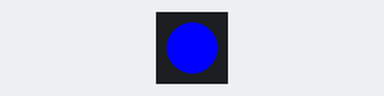
The sketch below on a simulated Arduino Uno, built with avr-gcc and run on an emulated ATmega328P. Shown: 1 RGB LEDs in strip order, left to right. What the sketch prints to the serial monitor is not drawn.

Above: at 3.0 s.
At 7.5 s:
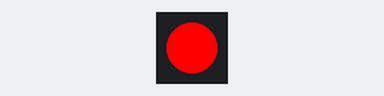
At 12.0 s:
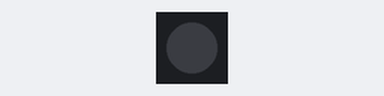
Timing chart, 0 to 15.6 s (numbered marks = the images above):
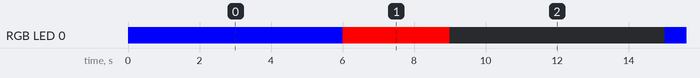

Measured:
- by itself, RGB LED 0: repeats every 12.0 s: RGB(255, 0, 0) 3.0 s, off 6.0 s, RGB(0, 0, 255) 3.0 s
- by itself, everything shown: repeats every 12.0 s, in 3 steps

The sketch:

swerveneopixel.ino
```cpp
#include <Adafruit_NeoPixel.h>

#define PIN 6

#define RED strip.Color(255,0,0)
#define GREEN strip.Color(0,255,0)
#define BLUE strip.Color(0,0,255)
#define OFF strip.Color(0,0,0)
#define BLANKS 39
#define SIDELEN 40

#define STRIPLEN 1

// Parameter 1 = number of pixels in strip
// Parameter 2 = pin number (most are valid)
// Parameter 3 = pixel type flags, add together as needed:
//   NEO_KHZ800  800 KHz bitstream (most NeoPixel products w/WS2812 LEDs)
//   NEO_KHZ400  400 KHz (classic 'v1' (not v2) FLORA pixels, WS2811 drivers)
//   NEO_GRB     Pixels are wired for GRB bitstream (most NeoPixel products)
//   NEO_RGB     Pixels are wired for RGB bitstream (v1 FLORA pixels, not v2)
Adafruit_NeoPixel strip = Adafruit_NeoPixel(STRIPLEN, PIN, NEO_GRB + NEO_KHZ800);


void setup() {
  strip.begin();
  Serial.begin(9600);           // start serial for output
  Serial.print("setup\n\r");
  strip.setPixelColor(0, BLUE);
  strip.show(); // Initialize all pixels to 'off'
}

void loop() {
  // Some example procedures showing how to display to the pixels:
  //colorWipe(strip.Color(255, 0, 0), 50); // Red
  //colorWipe(strip.Color(0, 255, 0), 50); // Green
  //colorWipe(strip.Color(0, 0, 255), 50); // Blue
  //rainbow(20);
  //rainbowCycle(20);
  delay(3000);
  strip.setPixelColor(0, BLUE);
  strip.show(); // Initialize all pixels to 'off'
  delay(3000);
  strip.setPixelColor(0, RED);
  strip.show(); // Initialize all pixels to 'off'
  delay(3000);
  strip.setPixelColor(0, OFF);
  strip.show();
  delay(3000);
}

// Fill the dots one after the other with a color
void colorWipe(uint32_t c, uint8_t wait) {
  for(uint16_t i=0; i<strip.numPixels(); i++) {
      strip.setPixelColor(i, c);
      strip.show();
      delay(wait);
  }
}


void rainbow(uint8_t wait) {
  uint16_t i, j;

  for(j=0; j<256; j++) {
    for(i=0; i<strip.numPixels(); i++) {
      strip.setPixelColor(i, Wheel((i+j) & 255));
    }
    strip.show();
    delay(wait);
  }
}

// Slightly different, this makes the rainbow equally distributed throughout
void rainbowCycle(uint8_t wait) {
  uint16_t i, j;

  for(j=0; j<256*5; j++) { // 5 cycles of all colors on wheel
    for(i=0; i< strip.numPixels(); i++) {
      strip.setPixelColor(i, Wheel(((i * 256 / strip.numPixels()) + j) & 255));
    }
    strip.show();
    delay(wait);
  }
}

// Input a value 0 to 255 to get a color value.
// The colours are a transition r - g - b - back to r.
uint32_t Wheel(byte WheelPos) {
  if(WheelPos < 85) {
   return strip.Color(WheelPos * 3, 255 - WheelPos * 3, 0);
  } else if(WheelPos < 170) {
   WheelPos -= 85;
   return strip.Color(255 - WheelPos * 3, 0, WheelPos * 3);
  } else {
   WheelPos -= 170;
   return strip.Color(0, WheelPos * 3, 255 - WheelPos * 3);
  }
}
```
